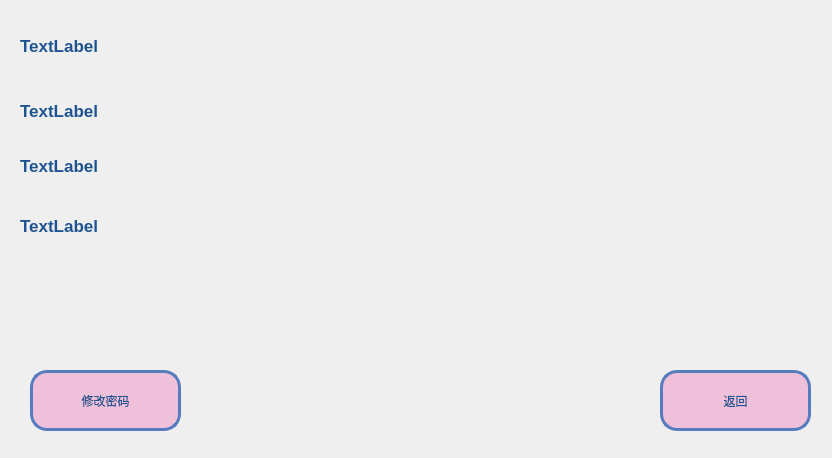
<?xml version="1.0" encoding="UTF-8"?>
<ui version="4.0">
 <class>Myinf</class>
 <widget class="QWidget" name="Myinf">
  <property name="geometry">
   <rect>
    <x>0</x>
    <y>0</y>
    <width>832</width>
    <height>458</height>
   </rect>
  </property>
  <property name="windowTitle">
   <string>个人信息</string>
  </property>
  <property name="styleSheet">
   <string notr="true">#Myinf{border-image: url(:/Yosemite-Color-Block.png);}</string>
  </property>
  <widget class="QPushButton" name="but_back">
   <property name="geometry">
    <rect>
     <x>660</x>
     <y>370</y>
     <width>151</width>
     <height>61</height>
    </rect>
   </property>
   <property name="styleSheet">
    <string notr="true">/**正常情况下样式**/
QPushButton{
	font: 15pt &quot;微软雅黑&quot;;
    color: #1e5491;
    background-color: #eec0da;
    border-color: #567cbe;
    border-radius: 17px;
    border-style: solid;
    border-width: 3px;
    padding: 5px;
}

/**鼠标停留在按钮上的样式**/
QPushButton::hover{	
    color: #1e5491;
    background-color: #c0a1cc;
    border-color: #567cbe;
}

/**鼠标按压下去的样式**/
QPushButton::pressed,QPushButton::checked{
    color: #eddfed;
    background-color: #1c58a3;
}

/**按钮失能情况下样式**/
QPushButton::disabled{
    color: #FFFFFF;
    background-color: #dcdde1;
    border-color: #dcdde1;
}
</string>
   </property>
   <property name="text">
    <string>返回</string>
   </property>
  </widget>
  <widget class="QLabel" name="label_id">
   <property name="geometry">
    <rect>
     <x>20</x>
     <y>20</y>
     <width>791</width>
     <height>51</height>
    </rect>
   </property>
   <property name="font">
    <font>
     <pointsize>13</pointsize>
     <weight>75</weight>
     <bold>true</bold>
    </font>
   </property>
   <property name="styleSheet">
    <string notr="true">color: rgb(30, 84, 145);</string>
   </property>
   <property name="text">
    <string>TextLabel</string>
   </property>
  </widget>
  <widget class="QLabel" name="label_jf">
   <property name="geometry">
    <rect>
     <x>20</x>
     <y>80</y>
     <width>791</width>
     <height>61</height>
    </rect>
   </property>
   <property name="font">
    <font>
     <pointsize>13</pointsize>
     <weight>75</weight>
     <bold>true</bold>
    </font>
   </property>
   <property name="styleSheet">
    <string notr="true">color: rgb(30, 84, 145);</string>
   </property>
   <property name="text">
    <string>TextLabel</string>
   </property>
  </widget>
  <widget class="QLabel" name="label_gk">
   <property name="geometry">
    <rect>
     <x>20</x>
     <y>140</y>
     <width>791</width>
     <height>51</height>
    </rect>
   </property>
   <property name="font">
    <font>
     <pointsize>13</pointsize>
     <weight>75</weight>
     <bold>true</bold>
    </font>
   </property>
   <property name="styleSheet">
    <string notr="true">color: rgb(30, 84, 145);</string>
   </property>
   <property name="text">
    <string>TextLabel</string>
   </property>
  </widget>
  <widget class="QLabel" name="label">
   <property name="geometry">
    <rect>
     <x>20</x>
     <y>200</y>
     <width>791</width>
     <height>51</height>
    </rect>
   </property>
   <property name="font">
    <font>
     <pointsize>13</pointsize>
     <weight>75</weight>
     <bold>true</bold>
    </font>
   </property>
   <property name="styleSheet">
    <string notr="true">color: rgb(30, 84, 145);</string>
   </property>
   <property name="text">
    <string>TextLabel</string>
   </property>
  </widget>
  <widget class="QPushButton" name="but_change">
   <property name="geometry">
    <rect>
     <x>30</x>
     <y>370</y>
     <width>151</width>
     <height>61</height>
    </rect>
   </property>
   <property name="styleSheet">
    <string notr="true">/**正常情况下样式**/
QPushButton{
	font: 15pt &quot;微软雅黑&quot;;
    color: #1e5491;
    background-color: #eec0da;
    border-color: #567cbe;
    border-radius: 17px;
    border-style: solid;
    border-width: 3px;
    padding: 5px;
}

/**鼠标停留在按钮上的样式**/
QPushButton::hover{	
    color: #1e5491;
    background-color: #c0a1cc;
    border-color: #567cbe;
}

/**鼠标按压下去的样式**/
QPushButton::pressed,QPushButton::checked{
    color: #eddfed;
    background-color: #1c58a3;
}

/**按钮失能情况下样式**/
QPushButton::disabled{
    color: #FFFFFF;
    background-color: #dcdde1;
    border-color: #dcdde1;
}
</string>
   </property>
   <property name="text">
    <string>修改密码</string>
   </property>
  </widget>
 </widget>
 <resources/>
 <connections/>
</ui>
